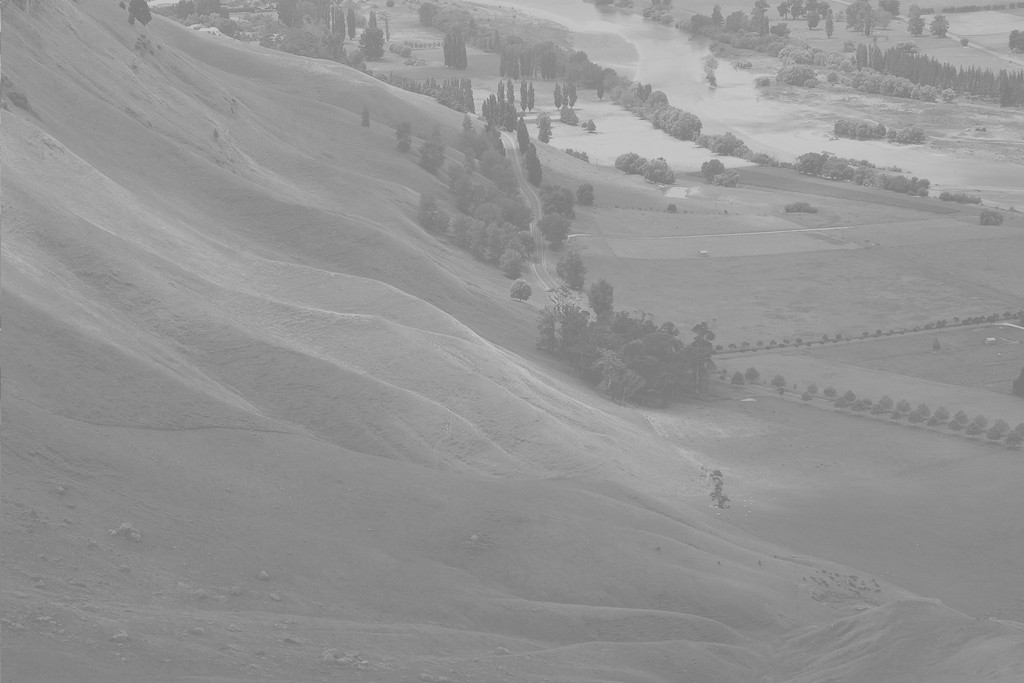
#> input picture Histogramas/antes.jpg, 1024 x 683 px, found by its file name
$ python ecualizacionAdaptativa.py
#> lines starting #> are read from the running program, lines starting #| are printed output that depends on the picture
"""SE UTILIZA CUANDO NO SE QUIERE PERDER DETALLES EN UNA IMAGEN"""
import cv2
from matplotlib import pyplot as plt
import numpy as np

path = r'C:\Users\User\Desktop\PDI\Histogramas\antes.jpg'
img = cv2.imread(path, 0) #Leemos la imagen de entrada y la guardamos en la variable img
#> img is the input picture: shape (683, 1024); min 114, max 208, mean 148
clahe = cv2.createCLAHE(clipLimit = 5.0, tileGridSize = (8,8)) #Creamos la configuracion para el algoritmo
#CLAHE con un umbral de 5.0 y un kernes de 8 x 8
cl1 = clahe.apply(img) #Ejecutamos el algoritmo sobre lla imagen de entrada
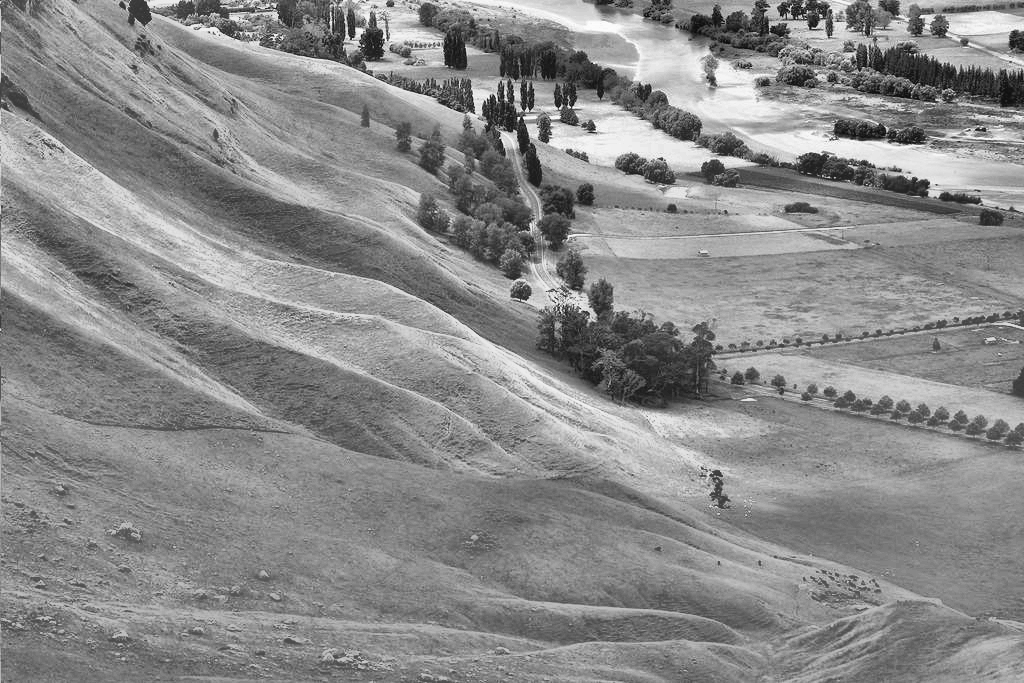
#> cl1: shape (683, 1024); min 10, max 252, mean 137.8
res = np.hstack((img,cl1)) #Concatenamos la imagen de entrada con la imagen ecualizada
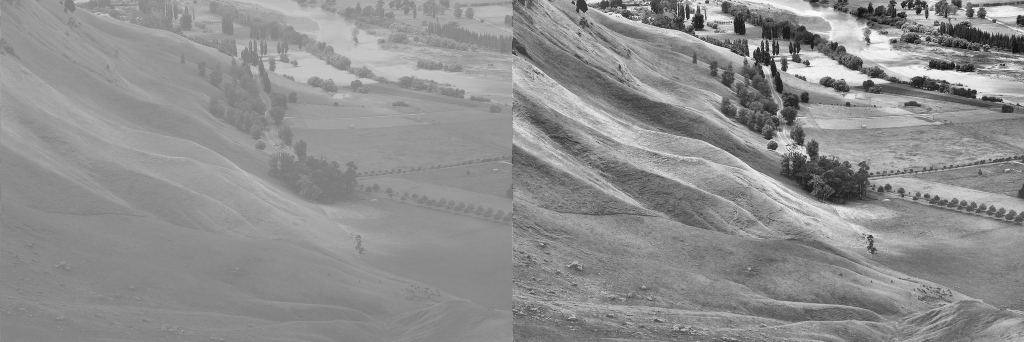
#> res: shape (683, 2048) (shown at 1/2 size); min 10, max 252, mean 142.9

cv2.namedWindow("Resultado", cv2.WINDOW_NORMAL) #Construimos nuestra ventana donde se mostrara la imagen
cv2.imshow("Resultado", res) #Mostramos la imagen concatenada
cv2.waitKey()
cv2.destroyAllWindows()

#Creamos el histograma de la imagen normal
hist, bins = np.histogram(img.flatten(), 256, [0,256]) #Calculamos el histograma con numpy y aplanamos los datos de la imagen de entrada
#> hist = 256 values, max 28701 at index 137, min 0 at index 0, mean 2732; bins = 257 values from 0 to 256
plt.hist(img.flatten(), 256, [0,256], color = 'b') #Graficamos el histograma
plt.xlim([0,256]) #Definimos limites
plt.legend('H', loc= 'upper left') #Definimos una leyenda
plt.show() #Mostramos el grafico
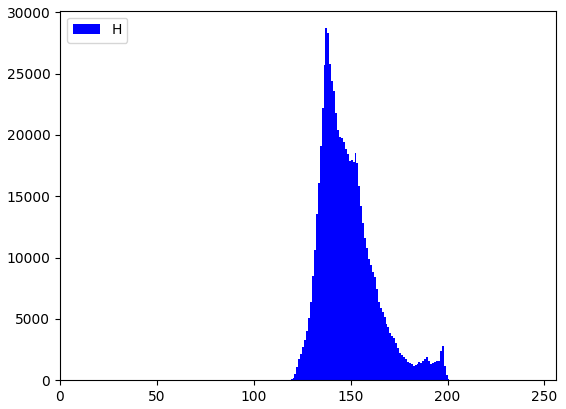
#> figure drawn by matplotlib, 1 panel; tallest bar 28701 high, from x = 137 to 138

#Creamos el histograma de la imagen equalizada
hist, bins = np.histogram(res.flatten(), 256, [0,256])
#> hist = 256 values, max 37681 at index 137, min 0 at index 0, mean 5464
plt.hist(res.flatten(), 256, [0,256], color = 'r')
plt.xlim([0,256])
plt.legend('H', loc= 'upper left')
plt.show()
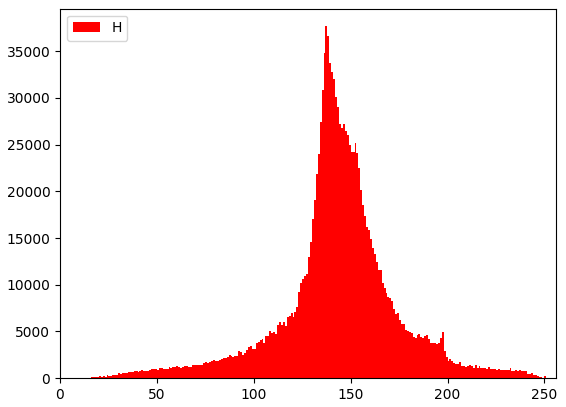
#> figure drawn by matplotlib, 1 panel; tallest bar 37681 high, from x = 137 to 138

$ run again, with Histogramas/clahe_2.jpg copied over Histogramas/antes.jpg
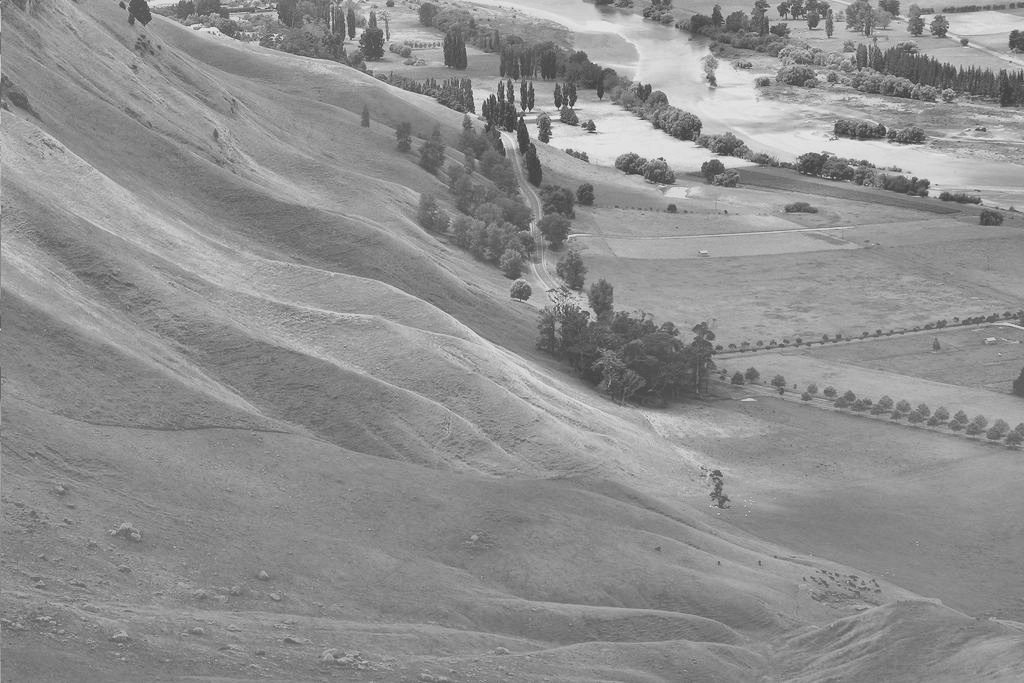
#> input picture Histogramas/clahe_2.jpg, 1024 x 683 px, found by its file name
#> img is the input picture: shape (683, 1024); min 51, max 236, mean 143.1
#> `res = np.hstack((img,cl1))`:
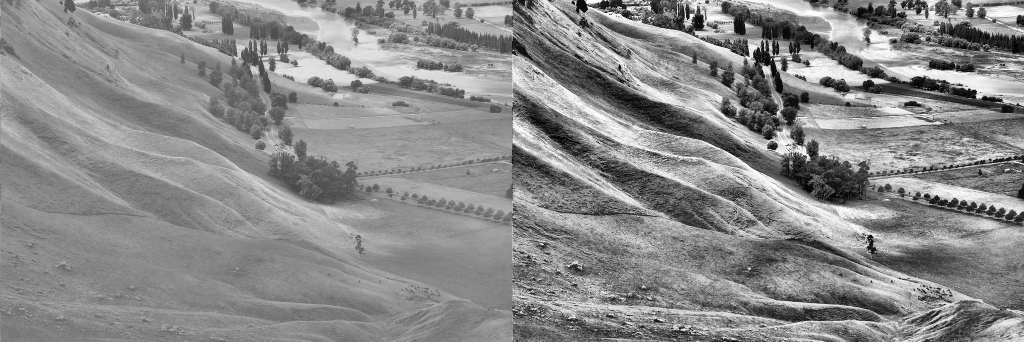
#> res: shape (683, 2048) (shown at 1/2 size); min 0, max 255, mean 137.4
#> `hist, bins = np.histogram(img.flatten(), 256, [0,256])`: hist = 256 values, max 15410 at index 136, min 0 at index 0, mean 2732; bins = 257 values from 0 to 256
#> `hist, bins = np.histogram(res.flatten(), 256, [0,256])`: hist = 256 values, max 19678 at index 136, min 81 at index 0, mean 5464
#> `plt.show()`:
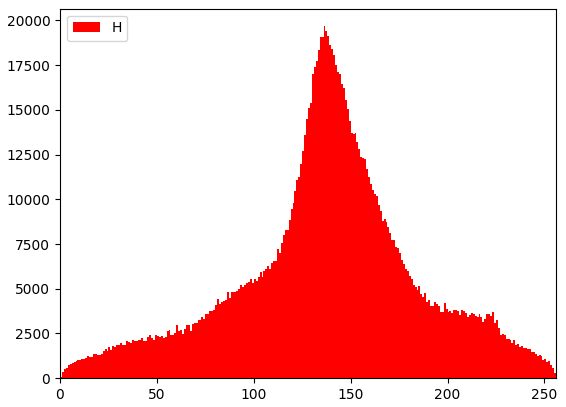
#> figure drawn by matplotlib, 1 panel; tallest bar 19678 high, from x = 136 to 137

$ run again, with Histogramas/res.png saved as Histogramas/antes.jpg
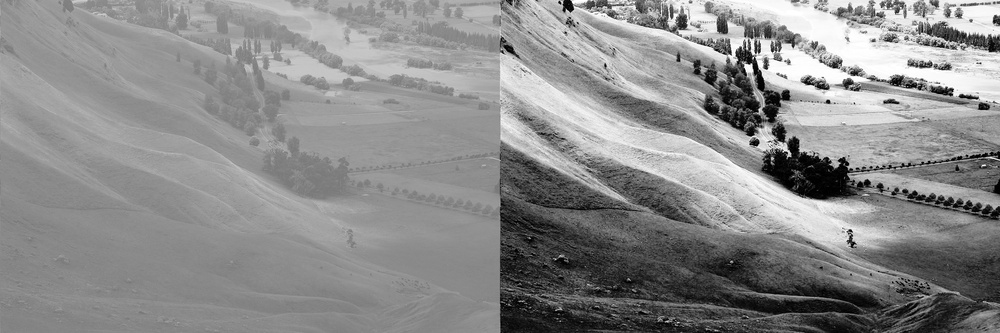
#> input picture Histogramas/res.png, 1000 x 333 px, shrunk from 2048 x 683 before the run, found by its file name
#> img is the input picture: shape (333, 1000); min 0, max 255, mean 139.3
#> `res = np.hstack((img,cl1))`:
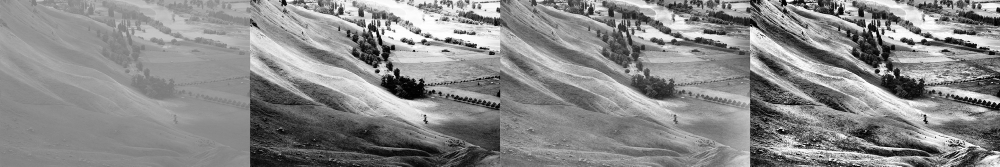
#> res: shape (333, 2000) (shown at 1/2 size); min 0, max 255, mean 136.9
#> `hist, bins = np.histogram(img.flatten(), 256, [0,256])`: hist = 256 values, max 7798 at index 137, min 330 at index 1, mean 1300.8; bins = 257 values from 0 to 256
#> `hist, bins = np.histogram(res.flatten(), 256, [0,256])`: hist = 256 values, max 10134 at index 137, min 673 at index 0, mean 2601.6
#> `plt.show()`:
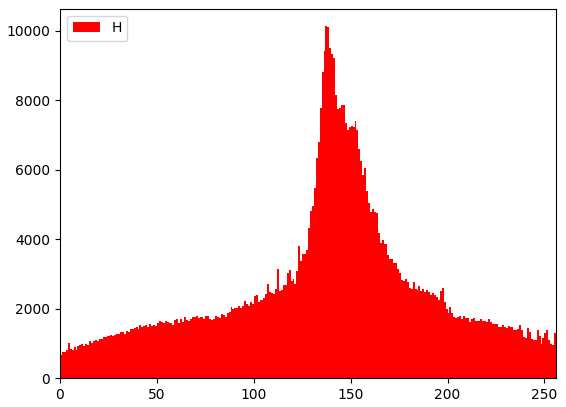
#> figure drawn by matplotlib, 1 panel; tallest bar 10134 high, from x = 137 to 138
